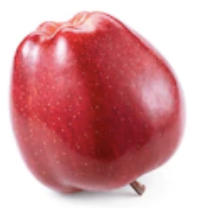
#> input picture DATASET/normal/fresh/freshapples/imagem101.png, 198 x 208 px; its folder holds only this picture in this run
$ jupyter execute --allow-errors 03_FEATURES.ipynb   (older library calls are emulated)
#> lines starting #> are read from the running program, lines starting #| are printed output that depends on the picture; after the words box and inside, x2 and y2 are one past the last pixel; in counts of white or black regions, pixels touching at a corner belong together
## Etapa 4: Extração de features

[cell 1]
import os, cv2, numpy as np, pandas as pd
import matplotlib.pyplot as plt
from skimage.measure import label, regionprops
from skimage.feature import graycomatrix, graycoprops, local_binary_pattern

base_path = r"E:\VISÃO COMPUTACIONAL\Projeto Final\DATASET\normal"
prep_base = r"E:\VISÃO COMPUTACIONAL\Projeto Final\DATASET\preprocessed\normal"
mask_base = r"E:\VISÃO COMPUTACIONAL\Projeto Final\DATASET\masks"
output_dir = r"E:\VISÃO COMPUTACIONAL\Projeto Final\OUTPUTS"
os.makedirs(output_dir, exist_ok=True)

def carregar_imagem_bgr(caminho):
    with open(caminho, 'rb') as f:
        dados = np.frombuffer(f.read(), np.uint8)
    img = cv2.imdecode(dados, cv2.IMREAD_COLOR)
    return img

def carregar_par(caminho_img, caminho_mask):
    img = carregar_imagem_bgr(caminho_img)
    if img is None:
        return None, None
    mascara = carregar_mascara(caminho_mask)
    return img, mascara

def carregar_mascara(caminho):
    with open(caminho, 'rb') as f:
        dados = np.frombuffer(f.read(), np.uint8)
    mascara = cv2.imdecode(dados, cv2.IMREAD_GRAYSCALE)
    return mascara

caminho_mask_teste = r"E:\VISÃO COMPUTACIONAL\Projeto Final\DATASET\masks\fresh\freshapples\imagem1.png"
caminho_img_teste = caminho_mask_teste.replace('masks', 'preprocessed\\normal')

#> (the rest of this cell did not finish here and is left out)

[cell 2]
def extrair_features(img_bgr, mascara):
    feats = {}

    mascara_bin = (mascara > 0).astype(np.uint8)
    labeled = label(mascara_bin)
    props = regionprops(labeled)
    if props:
        maior = max(props, key=lambda r: r.area)
        feats['area'] = maior.area
        feats['perimetro'] = maior.perimeter
        feats['excentricidade'] = maior.eccentricity
        feats['solidez'] = maior.solidity
        feats['extensao'] = maior.extent
        feats['diam_eq'] = maior.equivalent_diameter_area
        feats['circularidade'] = 4 * np.pi * maior.area / (maior.perimeter ** 2) if maior.perimeter > 0 else 0
    else:
        for key in ['area', 'perimetro', 'excentricidade', 'solidez', 'extensao', 'diam_eq', 'circularidade']:
            feats[key] = 0.0

    contornos, _ = cv2.findContours(mascara, cv2.RETR_EXTERNAL, cv2.CHAIN_APPROX_SIMPLE)
    if contornos:
        maior_contorno = max(contornos, key=cv2.contourArea)
        momentos = cv2.moments(maior_contorno)
        hu = cv2.HuMoments(momentos)
        hu_log = -np.sign(hu) * np.log10(np.abs(hu) + 1e-10)
        for i, val in enumerate(hu_log.flatten(), 1):
            feats[f'hu{i}'] = val
    else:
        for i in range(1, 8):
            feats[f'hu{i}'] = 0.0

    mean, stddev = cv2.meanStdDev(img_bgr, mask=mascara)
    medias = mean.flatten()
    desvios = stddev.flatten()
    for canal, nome in enumerate(['B', 'G', 'R']):
        feats[f'media_{nome}'] = medias[canal]
        feats[f'std_{nome}'] = desvios[canal]

    gray = cv2.cvtColor(img_bgr, cv2.COLOR_BGR2GRAY)
    if contornos:
        x, y, w, h = cv2.boundingRect(maior_contorno)
        roi_gray = gray[y:y+h, x:x+w]
        if roi_gray.size > 0:
            glcm = graycomatrix(roi_gray, distances=[1], angles=[0], levels=256, symmetric=True, normed=True)
            feats['contraste'] = graycoprops(glcm, 'contrast')[0,0]
            feats['homogeneidade'] = graycoprops(glcm, 'homogeneity')[0,0]
            feats['energia'] = graycoprops(glcm, 'energy')[0,0]
            feats['correlacao'] = graycoprops(glcm, 'correlation')[0,0]
        else:
            for key in ['contraste','homogeneidade','energia','correlacao']:
                feats[key] = 0.0
    else:
        for key in ['contraste','homogeneidade','energia','correlacao']:
            feats[key] = 0.0

    return feats

#> (the rest of this cell did not finish here and is left out)

## Vetor X (por item)

[cell 3]
import os

classes = ["fresh", "rotten"]
imagens_por_classe = {}

for classe in classes:
    pasta_classe = os.path.join(base_path, classe)
    imagens = []
    for raiz, subpastas, arquivos in os.walk(pasta_classe):
        for arquivo in arquivos:
            if arquivo.lower().endswith(('.png', '.jpg', '.jpeg')):
                imagens.append(os.path.join(raiz, arquivo))
    imagens.sort()
    imagens_por_classe[classe] = imagens
    print(f"Classe '{classe}': {len(imagens)} imagens encontradas.")

[cell 4]
import time

registros = []
total_imagens = sum(len(v) for v in imagens_por_classe.values())
processadas = 0

print(f"Iniciando extração de features para {total_imagens} imagens...\n")

for classe in classes:
    print(f"Processando classe: {classe}")
    imagens_classe = imagens_por_classe[classe]
    for i, caminho_original in enumerate(imagens_classe, start=1):
        rel_path = os.path.relpath(caminho_original, base_path)
        caminho_img = os.path.join(prep_base, rel_path)
        caminho_mask = os.path.join(mask_base, rel_path).replace('.jpg', '.png')

        img, mascara = carregar_par(caminho_img, caminho_mask)
#> in carregar_imagem_bgr, img is the input picture: shape (208, 198, 3); mean B, G, R 150.8, 146.6, 210.3
#> in carregar_mascara, `mascara = cv2.imdecode(dados, cv2.IMREAD_GRAYSCALE)`:
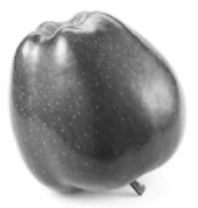
#> mascara: shape (208, 198); min 39, max 255, mean 165.8
        if img is None or mascara is None:
            print(f"  ⚠️  Falha ao carregar: {rel_path}")
            continue

        feats = extrair_features(img, mascara)
#> in extrair_features, `mascara_bin = (mascara > 0).astype(np.uint8)`: mascara_bin: shape (208, 198); every value is 1
#> in extrair_features, `labeled = label(mascara_bin)`: labeled: shape (208, 198) int64; every value is 1
#> in extrair_features, `props = regionprops(labeled)`: props = 1 regions; box (x1, y1, x2, y2) and area: (0, 0, 198, 208) 41184
#> in extrair_features, `contornos, _ = cv2.findContours(mascara, cv2.RETR_EXTERNAL, cv2.CHAIN_..`: contornos = [[[0, 0], [0, 207], [197, 207], [197, 0]]]
#> in extrair_features, `maior_contorno = max(contornos, key=cv2.contourArea)`: maior_contorno = [[0, 0], [0, 207], [197, 207], [197, 0]]
#> in extrair_features, `momentos = cv2.moments(maior_contorno)`: momentos = moments, m00 40779, centre m10/m00, m01/m00 = (98.5, 103.5)
#> in extrair_features, `hu = cv2.HuMoments(momentos)`: hu = [0.167, 6.82e-05, 0, 0, 0, 0, 0]
#> in extrair_features, `hu_log = -np.sign(hu) * np.log10(np.abs(hu) + 1e-10)`: hu_log = [0.778, 4.17, 0, 0, 0, 0, 0]
#> the loop in extrair_features, `for i, val in enumerate(hu_log.flatten(), 1):` made 7 passes
#> val on passes 1 to 7: 0.778, 4.17, 0, 0, 0, 0, 0
#> after the loop in extrair_features, `for i, val in enumerate(hu_log.flatten(), 1):`: feats = 14 items
#> in extrair_features, `mean, stddev = cv2.meanStdDev(img_bgr, mask=mascara)`: mean = [150.8, 146.6, 210.3]; stddev = [87.58, 89.82, 42.55]
#> in extrair_features, `medias = mean.flatten()`: medias = [150.8, 146.6, 210.3]
#> in extrair_features, `desvios = stddev.flatten()`: desvios = [87.58, 89.82, 42.55]
#> after the loop in extrair_features, `for canal, nome in enumerate(['B', 'G', 'R']):`: feats = 20 items
#> in extrair_features, `x, y, w, h = cv2.boundingRect(maior_contorno)`: x = 0; w = 198; h = 208
#> feats = 24 items
        feats['classe'] = classe
        feats['arquivo'] = rel_path
        registros.append(feats)

        if i % 100 == 0:
            processadas_ate_aqui = len(registros)
            print(f"  ... {i}/{len(imagens_classe)} imagens de '{classe}' processadas ({processadas_ate_aqui} features extraídas até agora)")

    print(f"  ✅ Classe '{classe}' concluída. Total extraído da classe: {len([r for r in registros if r['classe'] == classe])}\n")

processadas = len(registros)
print(f"Extração finalizada! {processadas} features extraídas de {total_imagens} imagens.")

# Salva os CSVs
df = pd.DataFrame(registros)
X = df.drop(columns=['classe', 'arquivo'])
y = df['classe']

X.to_csv(os.path.join(output_dir, 'X.csv'), index=False)
y.to_csv(os.path.join(output_dir, 'y.csv'), index=False)

print(f"X.csv e y.csv salvos em: {output_dir}")
print(f"Dimensões: X={X.shape}, y={y.shape}")
#| Dimensões: X=(2, 24), y=(2,)

[cell 5]
import pandas as pd
import os
import matplotlib.pyplot as plt

output_dir = r"E:\VISÃO COMPUTACIONAL\Projeto Final\OUTPUTS"

X = pd.read_csv(os.path.join(output_dir, 'X.csv'))
y = pd.read_csv(os.path.join(output_dir, 'y.csv')).squeeze()

print("=" * 50)
print("DIMENSÕES")
print(f"X: {X.shape}  |  y: {y.shape}")
print("\nColunas de X:")
print(X.columns.tolist())

print("\n" + "=" * 50)
print("PRIMEIRAS 5 LINHAS DE X")
display(X.head())

print("\n" + "=" * 50)
print("INFO E NULOS")
print(X.info())
print("\nValores nulos por coluna:")
print(X.isnull().sum())

print("\n" + "=" * 50)
print("DISTRIBUIÇÃO DAS CLASSES")
print(y.value_counts())
print(f"\nBalanceamento: {y.value_counts(normalize=True).round(2)}")

print("\n" + "=" * 50)
print("ESTATÍSTICAS DAS FEATURES")
display(X.describe())

plt.figure(figsize=(6, 4))
y.value_counts().plot(kind='bar', color=['green', 'darkred'])
plt.title('Distribuição das Classes (y)')
plt.xlabel('Classe')
plt.ylabel('Quantidade')
plt.xticks(rotation=0)
plt.show()
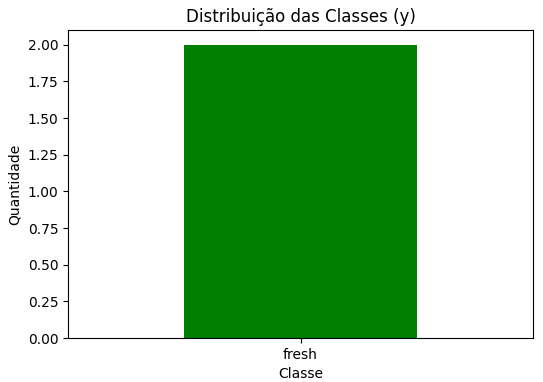
#> figure drawn by matplotlib, 1 panel
